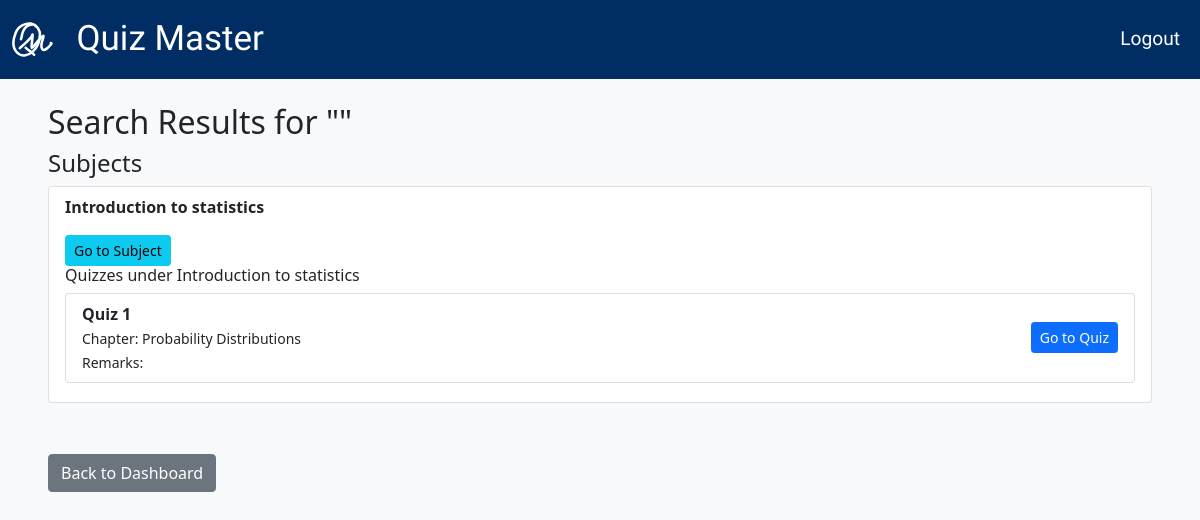
Page /user/search (signed in) on the earlier database version.
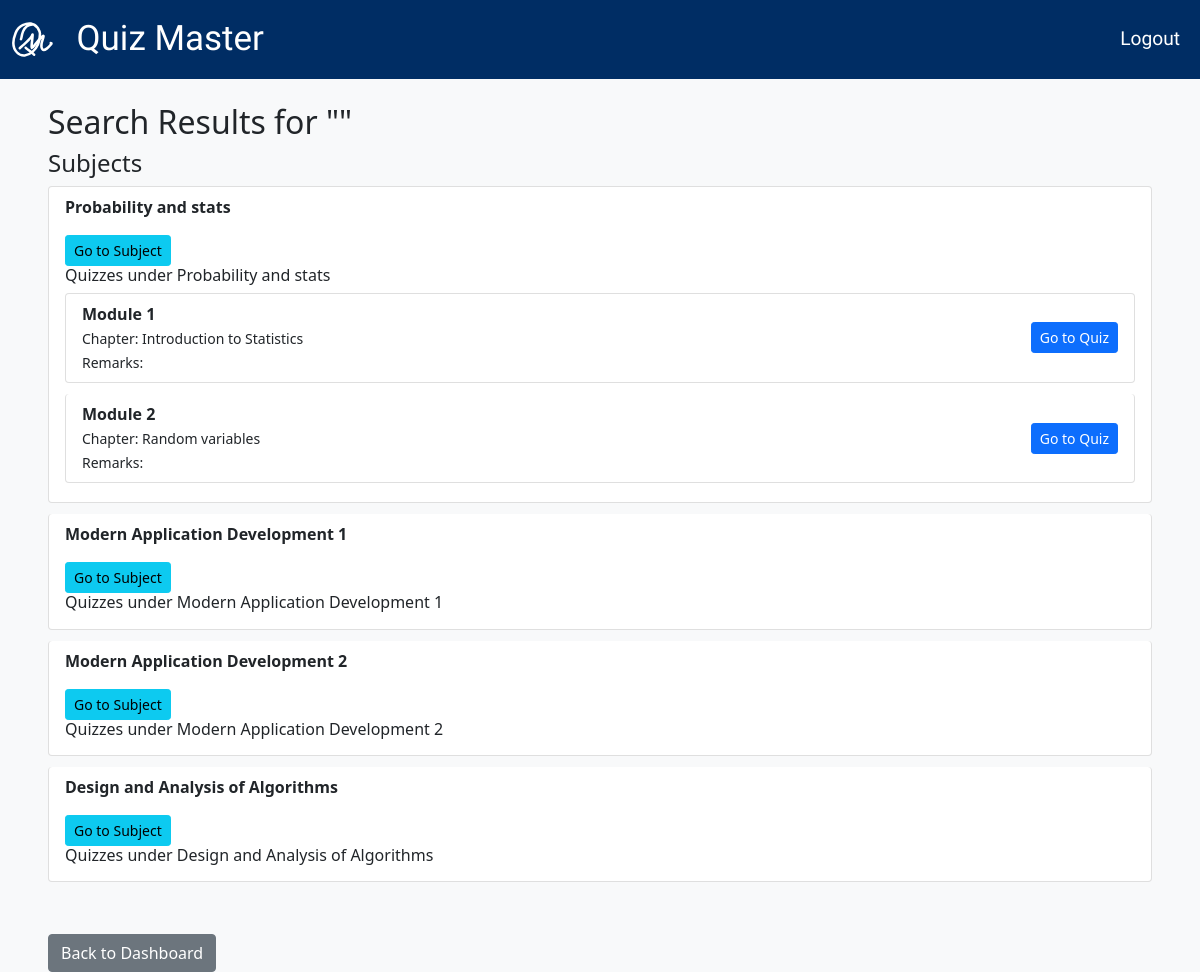
Same page on the later database version.
### app.py (models this page shows)
class Subject(db.Model):
    __tablename__ = 'subject'
    subject_id = db.Column(db.Integer, primary_key=True)
    name = db.Column(db.String(100), unique=True, nullable=False)
    description = db.Column(db.Text)
    chapters = db.relationship('Chapters', backref='subject', lazy=True, cascade='all, delete-orphan')

class Quiz(db.Model):
    __tablename__ = 'quiz'
    quiz_id = db.Column(db.Integer, primary_key=True)
    name = db.Column(db.String(150), nullable=False)
    chapter_id = db.Column(db.Integer, db.ForeignKey('chapters.chapter_id'), nullable=False)
    date_of_quiz = db.Column(db.DateTime, nullable=False)
    time_duration = db.Column(db.Interval, nullable=False, default=timedelta(hours=1))
    end_time = db.Column(db.DateTime, nullable=False)
    remarks = db.Column(db.Text)
    questions = db.relationship('Questions', backref='quiz', lazy=True, cascade='all, delete-orphan')
    scores = db.relationship('Scores', backref='quiz', lazy=True,cascade='all, delete-orphan')

class Chapters(db.Model):
    __tablename__ = 'chapters'
    chapter_id = db.Column(db.Integer, primary_key=True)
    name = db.Column(db.String(100), nullable=False)
    description = db.Column(db.Text)
    subject_id = db.Column(db.Integer, db.ForeignKey('subject.subject_id'), nullable=False)
    quizzes = db.relationship('Quiz', backref='chapter', lazy=True, cascade='all, delete-orphan')

### app.py (the view)
@app.route('/user/search', methods=['GET'])
@login_required
def user_search():
    query = request.args.get('q', '').strip().lower()
    subjects = Subject.query.filter(Subject.name.ilike(f"%{query}%")).all()
    subject_ids = [subject.subject_id for subject in subjects]
    quizzes_in_subjects = Quiz.query.join(Chapters).filter(Chapters.subject_id.in_(subject_ids)).all()
    quizzes_by_name = Quiz.query.filter(Quiz.name.ilike(f"%{query}%")).all()
    all_quizzes = {quiz.quiz_id: quiz for quiz in (quizzes_in_subjects + quizzes_by_name)}.values()
    quizzes_under_subjects = {quiz.quiz_id: quiz for quiz in quizzes_in_subjects}
    other_quizzes = [quiz for quiz in all_quizzes if quiz.quiz_id not in quizzes_under_subjects]
    return render_template(
        'user_search_results.html',
        query=query,
        subjects=subjects,
        quizzes_under_subjects=quizzes_under_subjects.values(),
        other_quizzes=other_quizzes
    )

### app.py (called while the page is built)
def login_required(f):
    @wraps(f)
    def decorated(*args, **kwargs):
        if 'user_id' not in session:
            if request.endpoint in ["login", "register"]:
                return f(*args, **kwargs)
            return redirect(url_for('login'))
        return f(*args, **kwargs)
    return decorated

### templates/user_search_results.html (shortened to what this page needs)
{% extends "base.html" %}
{% block content %}
<div class="container mt-4">
    <h2>Search Results for "{{ query }}"</h2>
    {% if subjects or quizzes_under_subjects or other_quizzes %}
        <h4>Subjects</h4>
        <ul class="list-group mb-4">
            {% for subject in subjects %}
                <li class="list-group-item">
                    <strong>{{ subject.name }}</strong>
                    <a href="{{ url_for('subject_page', subject_id=subject.subject_id) }}" class="btn btn-info btn-sm">Go to Subject</a>
                    <h6>Quizzes under {{ subject.name }}</h6>
                    <ul class="list-group">
                        {% for quiz in quizzes_under_subjects %}
                            {% if quiz.chapter.subject_id == subject.subject_id %}
                                <li class="list-group-item d-flex justify-content-between align-items-center">
                                    <div>
                                        <strong>{{ quiz.name }}</strong>
                                        <br><small>Chapter: {{ quiz.chapter.name }}</small>
                                        <br><small>Remarks: {{ quiz.remarks }}</small>
                                    </div>
                                    <a href="{{ url_for('quiz_page', quiz_id=quiz.quiz_id) }}" class="btn btn-primary btn-sm">Go to Quiz</a>
                                </li>
                            {% endif %}
                        {% endfor %}
                    </ul>
                </li>
            {% endfor %}
        </ul>
    {% else %}
        <p class="alert alert-warning">No results found for "{{ query }}".</p>
    {% endif %}
    <a href="{{ url_for('user_dashboard') }}" class="btn btn-secondary mt-3">Back to Dashboard</a>
</div>
{% endblock %}

### templates/base.html (shortened to what this page needs)
<!DOCTYPE html>
<html lang="en">
<head>
    <link href="https://cdn.jsdelivr.net/npm/bootstrap@5.1.3/dist/css/bootstrap.min.css" rel="stylesheet">
    <link rel="stylesheet" href="{{ url_for('static', filename='styles.css') }}">
</head>
<body class="bg-light">
<nav class="navbar navbar-expand-lg custom-navbar">
    <div class="container">
        <a class="navbar-brand d-flex align-items-center">
            <img src="{{ url_for('static', filename='logo.svg') }}" alt="QuizMaster Logo" height="35" class="me-2">
        <a class="navbar-brand" href="/">Quiz Master</a>
        <div class="navbar-nav ms-auto">
            {% if session.get('user_id') %}
                <a class="nav-link" href="{{ url_for('logout') }}">Logout</a>
            {% else %}
                <a class="nav-link" href="{{ url_for('login') }}">Login</a>
                <a class="nav-link" href="{{ url_for('register') }}">Register</a>
            {% endif %}
        </div>
    </div>
</nav>
    <div class="container mt-4">
        <div class="container-fluid px-4">
        {% block content %}{% endblock %}
        </div>
    </div>
</body>
</html>

### static/styles.css (style rules this page uses)
body { background-color: aliceblue; }
.list-group-item { margin-bottom: 0.7rem; border-radius: 0.25rem; }
.nav-link { font-size:1.2rem; font-family: 'Acme', sans-serif; color: white; }
.custom-navbar { background: #002d64; color: white; }
.btn-primary { background-color: #0d6efd; border-color: #0d6efd; }
.container { max-width: 1200px; margin: auto; }
.navbar-brand { font-family: "Acme", sans-serif; font-size: 35px; color: white; }

Differences in the rows shown:
removed Subject: name "Introduction to statistics"
removed Quiz: name "Quiz 1", chapter.name "Probability Distributions", shown under "Introduction to statistics"
added Subject: name "Probability and stats"
added Quiz: name "Module 1", chapter.name "Introduction to Statistics", shown under "Probability and stats"
added Quiz: name "Module 2", chapter.name "Random variables", shown under "Probability and stats"
added Subject: name "Modern Application Development 1"
added Subject: name "Modern Application Development 2"
added Subject: name "Design and Analysis of Algorithms"
